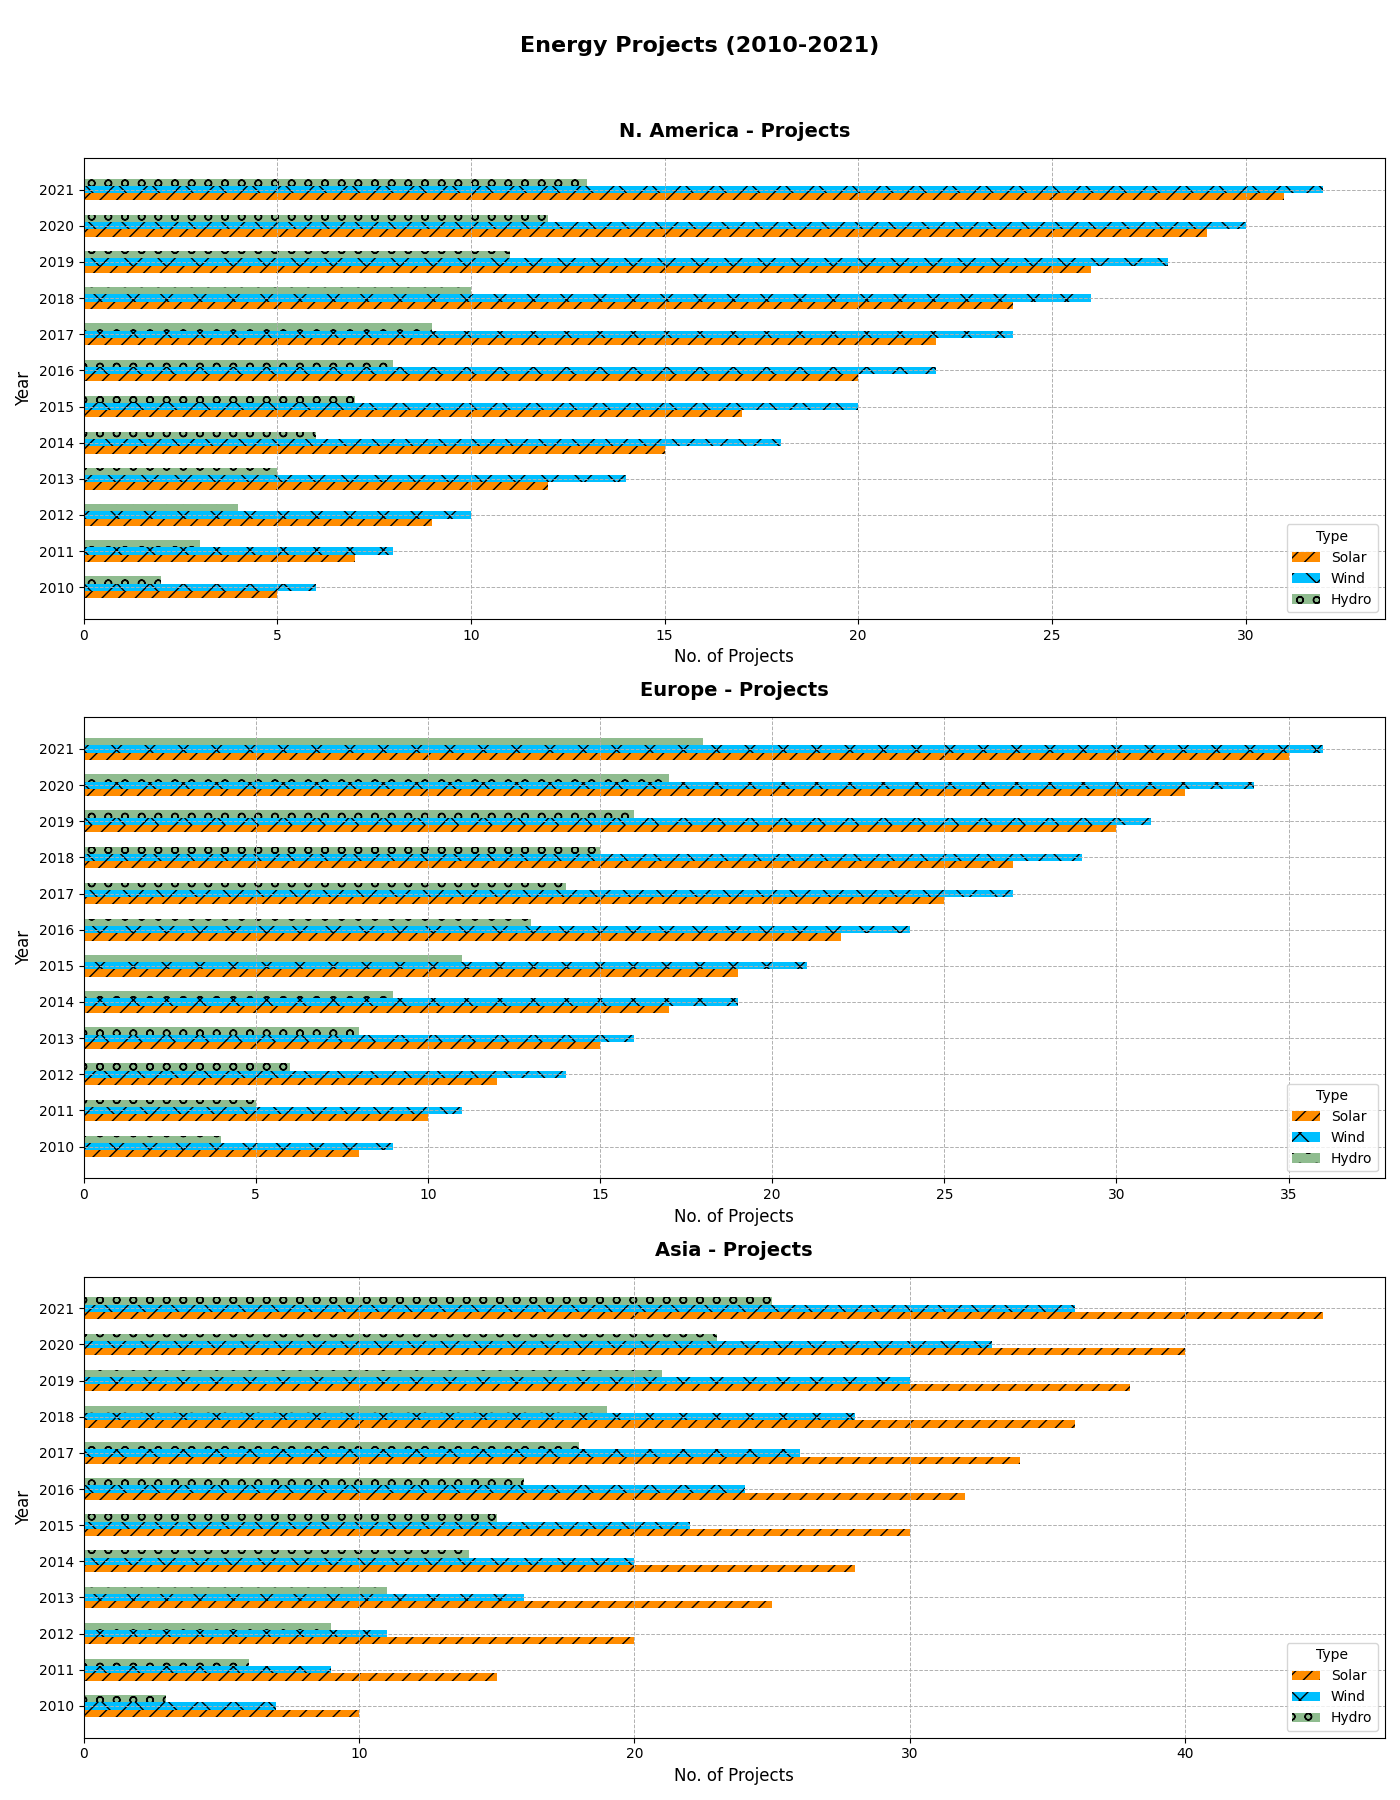

Reproduce this figure in Python.
import matplotlib.pyplot as plt
import numpy as np

years = np.arange(2010, 2022)
regions = ['N. America', 'Europe', 'Asia']

solar_projects = {
    'North America': [5, 7, 9, 12, 15, 17, 20, 22, 24, 26, 29, 31],
    'Europe': [8, 10, 12, 15, 17, 19, 22, 25, 27, 30, 32, 35],
    'Asia': [10, 15, 20, 25, 28, 30, 32, 34, 36, 38, 40, 45]
}

wind_projects = {
    'North America': [6, 8, 10, 14, 18, 20, 22, 24, 26, 28, 30, 32],
    'Europe': [9, 11, 14, 16, 19, 21, 24, 27, 29, 31, 34, 36],
    'Asia': [7, 9, 11, 16, 20, 22, 24, 26, 28, 30, 33, 36]
}

hydro_projects = {
    'North America': [2, 3, 4, 5, 6, 7, 8, 9, 10, 11, 12, 13],
    'Europe': [4, 5, 6, 8, 9, 11, 13, 14, 15, 16, 17, 18],
    'Asia': [3, 6, 9, 11, 14, 15, 16, 18, 19, 21, 23, 25]
}

fig, ax = plt.subplots(3, 1, figsize=(14, 18))
height = 0.2

for idx, region in enumerate(regions):
    ax[idx].barh(years - height, solar_projects[region if region != 'N. America' else 'North America'], height=height, label='Solar', color='darkorange', hatch='//')
    ax[idx].barh(years, wind_projects[region if region != 'N. America' else 'North America'], height=height, label='Wind', color='deepskyblue', hatch='x')
    ax[idx].barh(years + height, hydro_projects[region if region != 'N. America' else 'North America'], height=height, label='Hydro', color='darkseagreen', hatch='o')
    
    ax[idx].set_title(f'{region} - Projects', fontsize=14, fontweight='bold', pad=15)
    ax[idx].set_ylabel('Year', fontsize=12)
    ax[idx].set_xlabel('No. of Projects', fontsize=12)
    ax[idx].set_yticks(years)
    ax[idx].set_yticklabels(years, fontsize=10)
    ax[idx].legend(title='Type', loc='best', fontsize=10)
    ax[idx].grid(True, linestyle='--', linewidth=0.7)

fig.suptitle('Energy Projects (2010-2021)', fontsize=16, fontweight='bold')
plt.tight_layout(rect=[0, 0, 1, 0.96])
plt.show()
